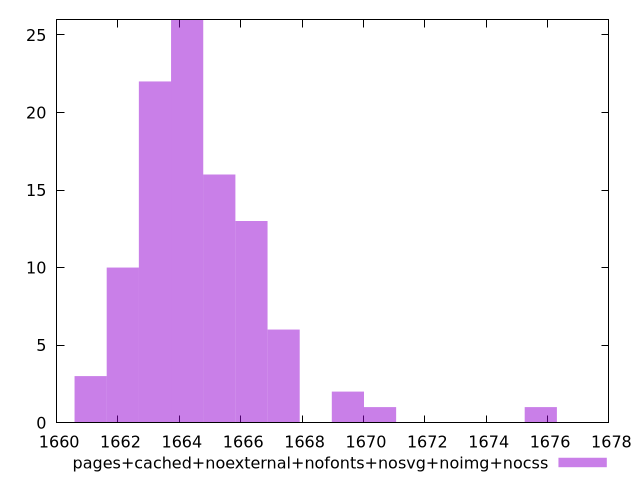

The gnuplot source for this figure:
$_pagesCachedNoexternalNofontsNosvgNoimgNocss <<EOF
1663.2055623052825 22
1664.253580933074 26
1667.397636816449 6
1666.3496181886574 13
1665.3015995608657 16
1662.1575436774908 10
1669.493674072032 2
1670.5416926998237 1
1675.7817858387818 1
1661.1095250496992 3
EOF
set key outside below
set terminal pngcairo
set output "report_00004_2020-11-02T20-21-41.718Z/metrics/pages+cached+noexternal+nofonts+nosvg+noimg+nocss//raw_hist.png"
set yrange [0:26]
set boxwidth 1.0480186277916084
set style fill transparent solid 0.5 noborder
plot $_pagesCachedNoexternalNofontsNosvgNoimgNocss title "pages+cached+noexternal+nofonts+nosvg+noimg+nocss" with boxes ,
